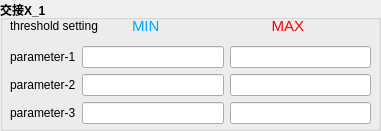
  <widget class="QGroupBox" name="groupBox_5">
   <property name="geometry">
    <rect>
     <x>10</x>
     <y>290</y>
     <width>381</width>
     <height>131</height>
    </rect>
   </property>
   <property name="font">
    <font>
     <weight>75</weight>
     <bold>true</bold>
    </font>
   </property>
   <property name="title">
    <string>交接X_1</string>
   </property>
   <widget class="QWidget" name="layoutWidget_6">
    <property name="geometry">
     <rect>
      <x>10</x>
      <y>11</y>
      <width>361</width>
      <height>113</height>
     </rect>
    </property>
    <layout class="QVBoxLayout" name="verticalLayout_9" stretch="0,0">
     <item>
      <layout class="QHBoxLayout" name="horizontalLayout_18" stretch="3,3,3">
       <item>
        <widget class="QLabel" name="label_27">
         <property name="enabled">
          <bool>true</bool>
         </property>
         <property name="font">
          <font>
           <weight>50</weight>
           <bold>false</bold>
          </font>
         </property>
         <property name="text">
          <string>threshold setting</string>
         </property>
        </widget>
       </item>
       <item>
        <widget class="QLabel" name="label_28">
         <property name="enabled">
          <bool>true</bool>
         </property>
         <property name="font">
          <font>
           <family>Arial</family>
           <pointsize>11</pointsize>
           <weight>50</weight>
           <bold>false</bold>
          </font>
         </property>
         <property name="styleSheet">
          <string notr="true">color: rgb(0, 170, 255);</string>
         </property>
         <property name="text">
          <string>MIN</string>
         </property>
        </widget>
       </item>
       <item>
        <widget class="QLabel" name="label_29">
         <property name="enabled">
          <bool>true</bool>
         </property>
         <property name="font">
          <font>
           <family>Arial</family>
           <pointsize>11</pointsize>
           <weight>50</weight>
           <bold>false</bold>
          </font>
         </property>
         <property name="styleSheet">
          <string notr="true">color: rgb(255, 0, 0);</string>
         </property>
         <property name="text">
          <string>    MAX</string>
         </property>
        </widget>
       </item>
      </layout>
     </item>
     <item>
      <layout class="QVBoxLayout" name="verticalLayout_10">
       <item>
        <layout class="QHBoxLayout" name="horizontalLayout_19">
         <item>
          <widget class="QLabel" name="label_30">
           <property name="enabled">
            <bool>true</bool>
           </property>
           <property name="font">
            <font>
             <weight>50</weight>
             <bold>false</bold>
            </font>
           </property>
           <property name="text">
            <string>parameter-1</string>
           </property>
          </widget>
         </item>
         <item>
          <widget class="QLineEdit" name="lineEdit_4_1">
           <property name="alignment">
            <set>Qt::AlignRight|Qt::AlignTrailing|Qt::AlignVCenter</set>
           </property>
          </widget>
         </item>
         <item>
          <widget class="QLineEdit" name="lineEdit_4_2">
           <property name="alignment">
            <set>Qt::AlignRight|Qt::AlignTrailing|Qt::AlignVCenter</set>
           </property>
          </widget>
         </item>
        </layout>
       </item>
       <item>
        <layout class="QHBoxLayout" name="horizontalLayout_20">
         <item>
          <widget class="QLabel" name="label_31">
           <property name="enabled">
            <bool>true</bool>
           </property>
           <property name="font">
            <font>
             <weight>50</weight>
             <bold>false</bold>
            </font>
           </property>
           <property name="text">
            <string>parameter-2</string>
           </property>
          </widget>
         </item>
         <item>
          <widget class="QLineEdit" name="lineEdit_4_3">
           <property name="alignment">
            <set>Qt::AlignRight|Qt::AlignTrailing|Qt::AlignVCenter</set>
           </property>
          </widget>
         </item>
         <item>
          <widget class="QLineEdit" name="lineEdit_4_4">
           <property name="alignment">
            <set>Qt::AlignRight|Qt::AlignTrailing|Qt::AlignVCenter</set>
           </property>
          </widget>
         </item>
        </layout>
       </item>
       <item>
        <layout class="QHBoxLayout" name="horizontalLayout_21">
         <item>
          <widget class="QLabel" name="label_32">
           <property name="enabled">
            <bool>true</bool>
           </property>
           <property name="font">
            <font>
             <weight>50</weight>
             <bold>false</bold>
            </font>
           </property>
           <property name="text">
            <string>parameter-3</string>
           </property>
          </widget>
         </item>
         <item>
          <widget class="QLineEdit" name="lineEdit_4_5">
           <property name="alignment">
            <set>Qt::AlignRight|Qt::AlignTrailing|Qt::AlignVCenter</set>
           </property>
          </widget>
         </item>
         <item>
          <widget class="QLineEdit" name="lineEdit_4_6">
           <property name="alignment">
            <set>Qt::AlignRight|Qt::AlignTrailing|Qt::AlignVCenter</set>
           </property>
          </widget>
         </item>
        </layout>
       </item>
      </layout>
     </item>
    </layout>
   </widget>
  </widget>
